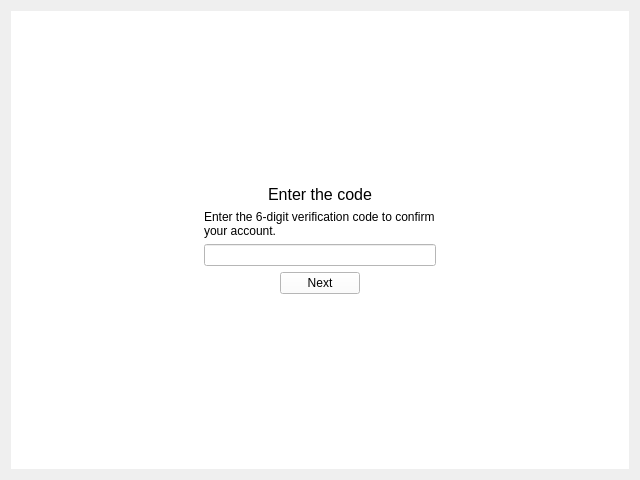
<?xml version="1.0" encoding="UTF-8"?>
<ui version="4.0">
 <class>VerifyCodeWidget</class>
 <widget class="QWidget" name="VerifyCodeWidget">
  <property name="geometry">
   <rect>
    <x>0</x>
    <y>0</y>
    <width>640</width>
    <height>480</height>
   </rect>
  </property>
  <property name="windowTitle">
   <string>Form</string>
  </property>
  <property name="styleSheet">
   <string notr="true"/>
  </property>
  <layout class="QHBoxLayout" name="horizontalLayout">
   <item>
    <widget class="QWidget" name="verticalWidget" native="true">
     <property name="enabled">
      <bool>true</bool>
     </property>
     <property name="sizePolicy">
      <sizepolicy hsizetype="Preferred" vsizetype="Preferred">
       <horstretch>0</horstretch>
       <verstretch>0</verstretch>
      </sizepolicy>
     </property>
     <property name="styleSheet">
      <string notr="true">background-color: rgb(255, 255, 255);</string>
     </property>
     <layout class="QHBoxLayout" name="horizontalLayout_2">
      <item>
       <spacer name="horizontalSpacer_3">
        <property name="orientation">
         <enum>Qt::Horizontal</enum>
        </property>
        <property name="sizeHint" stdset="0">
         <size>
          <width>40</width>
          <height>20</height>
         </size>
        </property>
       </spacer>
      </item>
      <item alignment="Qt::AlignVCenter">
       <widget class="QWidget" name="widget" native="true">
        <property name="sizePolicy">
         <sizepolicy hsizetype="Fixed" vsizetype="Preferred">
          <horstretch>0</horstretch>
          <verstretch>0</verstretch>
         </sizepolicy>
        </property>
        <property name="maximumSize">
         <size>
          <width>250</width>
          <height>16777215</height>
         </size>
        </property>
        <property name="styleSheet">
         <string notr="true">color: rgb(0, 0, 0);</string>
        </property>
        <layout class="QVBoxLayout" name="verticalLayout_4">
         <item alignment="Qt::AlignHCenter">
          <widget class="QLabel" name="lb_title">
           <property name="font">
            <font>
             <pointsize>12</pointsize>
            </font>
           </property>
           <property name="text">
            <string>Enter the code</string>
           </property>
          </widget>
         </item>
         <item>
          <widget class="QLabel" name="lb_instructions">
           <property name="text">
            <string>Enter the 6-digit verification code to confirm your account.</string>
           </property>
           <property name="wordWrap">
            <bool>true</bool>
           </property>
          </widget>
         </item>
         <item>
          <widget class="QLineEdit" name="le_verificationCode"/>
         </item>
         <item alignment="Qt::AlignHCenter">
          <widget class="QPushButton" name="pb_submitCode">
           <property name="text">
            <string>Next</string>
           </property>
          </widget>
         </item>
        </layout>
       </widget>
      </item>
      <item>
       <spacer name="horizontalSpacer">
        <property name="orientation">
         <enum>Qt::Horizontal</enum>
        </property>
        <property name="sizeHint" stdset="0">
         <size>
          <width>40</width>
          <height>20</height>
         </size>
        </property>
       </spacer>
      </item>
     </layout>
    </widget>
   </item>
  </layout>
 </widget>
 <resources/>
 <connections/>
</ui>
